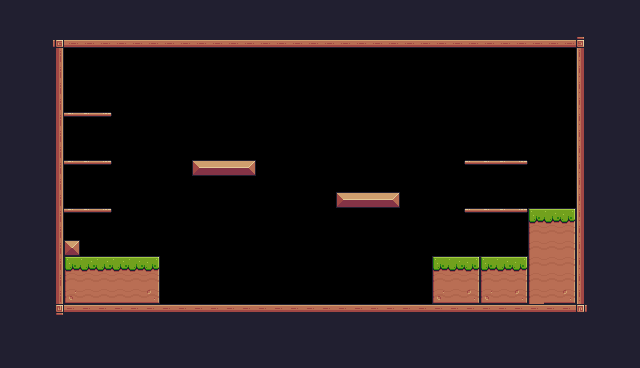

Rendered tile map (Tiled .tmx) drawn with the repository's tilesets; below, a short description and the full map source, tile grids included:
An orthogonal 40x23 tile map with 16x16 px tiles, 1 tile layer (Background) and 30 objects (11x Fruit, 5x Platform, Player, Saw, Checkpoint, ...).

<map version="1.10" tiledversion="1.11.1" orientation="orthogonal" renderorder="right-down" width="40" height="23" tilewidth="16" tileheight="16" infinite="0" nextlayerid="4" nextobjectid="42">
 <tileset firstgid="1" source="Pixel Adventure.tsx" />
 <layer id="1" name="Background" width="40" height="23">
  <properties>
   <property name="BackgroundColor" value="Gray" />
  </properties>
  <data encoding="csv">
24,24,24,24,24,24,24,24,24,24,24,24,24,24,24,24,24,24,24,24,24,24,24,24,24,24,24,24,24,24,24,24,24,24,24,24,24,24,24,24,
24,24,24,24,24,24,24,24,24,24,24,24,24,24,24,24,24,24,24,24,24,24,24,24,24,24,24,24,24,24,24,24,24,24,24,24,24,24,24,24,
24,24,24,92,134,134,134,134,134,134,134,134,134,134,134,134,134,134,134,134,134,134,134,134,134,134,134,134,134,134,134,134,134,134,134,134,93,112,112,112,
24,24,24,113,0,0,0,0,0,0,0,0,0,0,0,0,0,0,0,0,0,0,0,0,0,0,0,0,0,0,0,0,0,0,0,0,111,24,24,24,
24,24,24,113,0,0,0,0,0,0,0,0,0,0,0,0,0,0,0,0,0,0,0,0,0,0,0,0,0,0,0,0,0,0,0,0,111,24,24,24,
24,24,24,113,0,0,0,0,0,0,0,0,0,0,0,0,0,0,0,0,0,0,0,0,0,0,0,0,0,0,0,0,0,0,0,0,111,24,24,24,
24,24,24,113,0,0,0,0,0,0,0,0,0,0,0,0,0,0,0,0,0,0,0,0,0,0,0,0,0,0,0,0,0,0,0,0,111,24,24,24,
24,24,24,113,41,41,42,0,0,0,0,0,0,0,0,0,0,0,0,0,0,0,0,0,0,0,0,0,0,0,0,0,0,0,0,0,111,24,24,24,
24,24,24,113,0,0,0,0,0,0,0,0,0,0,0,0,0,0,0,0,0,0,0,0,0,0,0,0,0,0,0,0,0,0,0,0,111,24,24,24,
24,24,24,113,0,0,0,0,0,0,0,0,0,0,0,0,0,0,0,0,0,0,0,0,0,0,0,0,0,0,0,0,0,0,0,0,111,24,24,24,
24,24,24,113,41,41,42,0,0,0,0,0,13,14,14,15,0,0,0,0,0,0,0,0,0,0,0,0,0,40,41,41,42,0,0,0,111,24,24,24,
24,24,24,113,0,0,0,0,0,0,0,0,0,0,0,0,0,0,0,0,0,0,0,0,0,0,0,0,0,0,0,0,0,0,0,0,111,24,24,24,
24,24,24,113,0,0,0,0,0,0,0,0,0,0,0,0,0,0,0,0,0,13,14,14,15,0,0,0,0,0,0,0,0,0,0,0,111,24,24,24,
24,24,24,113,41,41,42,0,0,0,0,0,0,0,0,0,0,0,0,0,0,0,0,0,0,0,0,0,0,40,41,41,42,7,8,9,111,24,24,24,
24,24,24,113,0,0,0,0,0,0,0,0,0,0,0,0,0,0,0,0,0,0,0,0,0,0,0,0,0,0,0,0,0,29,30,31,111,24,24,24,
24,24,24,113,35,0,0,0,0,0,0,0,0,0,0,0,0,0,0,0,0,0,0,0,0,0,0,0,0,0,0,0,0,29,30,31,111,24,24,24,
24,24,24,113,7,8,8,8,8,9,0,0,0,0,0,0,0,0,0,0,0,0,0,0,0,0,0,7,8,9,7,8,9,29,30,31,111,24,24,24,
24,24,24,113,29,30,30,30,30,31,0,0,0,0,0,0,0,0,0,0,0,0,0,0,0,0,0,29,30,31,29,30,31,29,30,31,111,24,24,24,
24,24,24,113,51,52,52,52,52,53,0,0,0,0,0,0,0,0,0,0,0,0,0,0,0,0,0,51,52,53,51,52,53,29,52,53,111,24,24,24,
24,24,24,114,90,90,90,90,90,90,90,90,90,90,90,90,90,90,90,90,90,90,90,90,90,90,90,90,90,90,90,90,90,90,90,90,115,24,24,24,
24,24,24,24,24,24,24,24,24,24,24,112,24,24,24,24,24,24,24,24,24,24,24,24,24,24,24,24,24,24,24,24,24,24,24,24,24,24,24,24,
24,24,24,24,24,24,24,24,24,24,24,24,24,24,24,24,24,24,24,24,24,24,24,24,24,24,24,24,24,24,24,24,24,24,24,24,24,24,24,24,
24,24,24,24,24,24,24,24,24,24,24,24,24,24,24,24,24,24,24,24,24,24,24,24,24,24,24,24,24,24,24,24,24,24,24,24,24,24,24,24
</data>
 </layer>
 <objectgroup id="2" name="Spawnpoints">
  <object id="2" name="Player" type="Player" x="128" y="224" width="32" height="32" />
  <object id="24" name="Bananas" type="Fruit" x="80" y="80" width="32" height="32" />
  <object id="25" name="Orange" type="Fruit" x="80" y="128" width="32" height="32" />
  <object id="26" name="Apple" type="Fruit" x="80" y="176" width="32" height="32" />
  <object id="29" name="Cherries" type="Fruit" x="192" y="128" width="32" height="32" />
  <object id="30" name="Cherries" type="Fruit" x="224" y="128" width="32" height="32" />
  <object id="31" name="Cherries" type="Fruit" x="208" y="96" width="32" height="32" />
  <object id="32" name="Cherries" type="Fruit" x="336" y="160" width="32" height="32" />
  <object id="33" name="Cherries" type="Fruit" x="368" y="160" width="32" height="32" />
  <object id="34" name="Cherries" type="Fruit" x="352" y="128" width="32" height="32" />
  <object id="35" name="Kiwi" type="Fruit" x="480" y="128" width="32" height="32" />
  <object id="36" name="Kiwi" type="Fruit" x="480" y="176" width="32" height="32" />
  <object id="38" type="Saw" x="288" y="128" width="32" height="32">
   <properties>
    <property name="isVertical" type="bool" value="true" />
    <property name="offNeg" type="float" value="4" />
    <property name="offPos" type="float" value="3" />
   </properties>
  </object>
  <object id="40" type="Checkpoint" x="512" y="144" width="64" height="64" />
  <object id="41" name="Chicken" type="Chicken" x="336" y="272" width="32" height="32">
   <properties>
    <property name="offNeg" type="float" value="12" />
    <property name="offPos" type="float" value="5" />
   </properties>
  </object>
 </objectgroup>
 <objectgroup id="3" name="Collisions">
  <object id="6" x="48" y="32" width="16" height="288" />
  <object id="7" x="48" y="32" width="544" height="16" />
  <object id="8" x="576" y="32" width="16" height="288" />
  <object id="9" x="48" y="304" width="544" height="16" />
  <object id="12" x="64" y="240" width="16" height="16" />
  <object id="13" x="64" y="256" width="96" height="48" />
  <object id="14" x="192" y="160" width="64" height="16" />
  <object id="15" x="336" y="192" width="64" height="16" />
  <object id="16" x="432" y="256" width="96" height="48" />
  <object id="17" type="Platform" x="464" y="208" width="64" height="16" />
  <object id="20" type="Platform" x="464" y="160" width="64" height="16" />
  <object id="21" type="Platform" x="64" y="112" width="48" height="16" />
  <object id="22" type="Platform" x="64" y="160" width="48" height="16" />
  <object id="23" type="Platform" x="64" y="208" width="48" height="16" />
  <object id="39" x="528" y="208" width="48" height="96" />
 </objectgroup>
</map>
